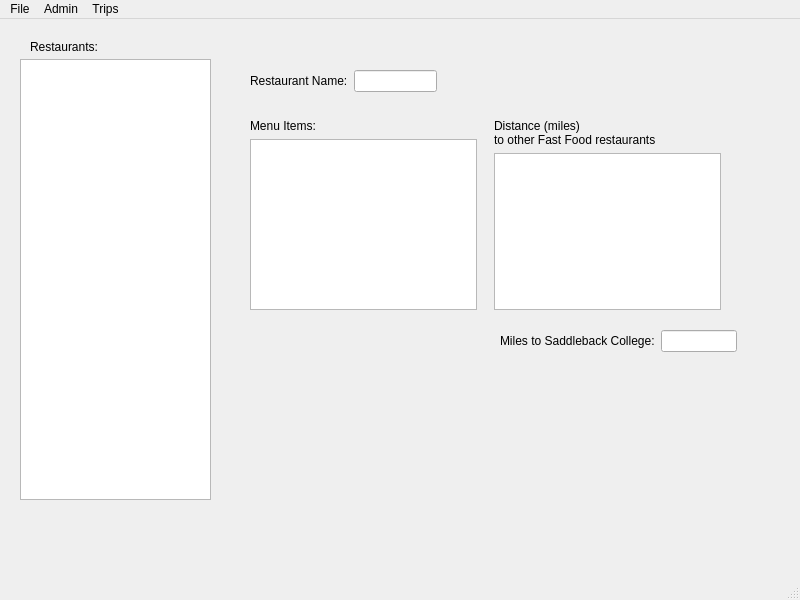
<?xml version="1.0" encoding="UTF-8"?>
<ui version="4.0">
 <class>MainWindow</class>
 <widget class="QMainWindow" name="MainWindow">
  <property name="geometry">
   <rect>
    <x>0</x>
    <y>0</y>
    <width>800</width>
    <height>600</height>
   </rect>
  </property>
  <property name="windowTitle">
   <string>MainWindow</string>
  </property>
  <widget class="QWidget" name="centralwidget">
   <widget class="QListWidget" name="listWidget">
    <property name="geometry">
     <rect>
      <x>20</x>
      <y>40</y>
      <width>191</width>
      <height>441</height>
     </rect>
    </property>
   </widget>
   <widget class="QLabel" name="label">
    <property name="geometry">
     <rect>
      <x>30</x>
      <y>20</y>
      <width>91</width>
      <height>16</height>
     </rect>
    </property>
    <property name="text">
     <string>Restaurants:</string>
    </property>
   </widget>
   <widget class="QWidget" name="">
    <property name="geometry">
     <rect>
      <x>250</x>
      <y>50</y>
      <width>187</width>
      <height>24</height>
     </rect>
    </property>
    <layout class="QHBoxLayout" name="horizontalLayout">
     <item>
      <widget class="QLabel" name="label_2">
       <property name="text">
        <string>Restaurant Name:</string>
       </property>
      </widget>
     </item>
     <item>
      <widget class="QLineEdit" name="lineEdit"/>
     </item>
    </layout>
   </widget>
   <widget class="QWidget" name="">
    <property name="geometry">
     <rect>
      <x>250</x>
      <y>100</y>
      <width>471</width>
      <height>191</height>
     </rect>
    </property>
    <layout class="QHBoxLayout" name="horizontalLayout_2">
     <item>
      <layout class="QVBoxLayout" name="verticalLayout_2">
       <item>
        <widget class="QLabel" name="label_3">
         <property name="text">
          <string>Menu Items: </string>
         </property>
        </widget>
       </item>
       <item>
        <widget class="QListView" name="listView"/>
       </item>
      </layout>
     </item>
     <item>
      <spacer name="horizontalSpacer">
       <property name="orientation">
        <enum>Qt::Horizontal</enum>
       </property>
       <property name="sizeHint" stdset="0">
        <size>
         <width>40</width>
         <height>20</height>
        </size>
       </property>
      </spacer>
     </item>
     <item>
      <layout class="QVBoxLayout" name="verticalLayout">
       <item>
        <widget class="QLabel" name="label_4">
         <property name="text">
          <string>Distance (miles)
to other Fast Food restaurants</string>
         </property>
        </widget>
       </item>
       <item>
        <widget class="QListView" name="listView_2"/>
       </item>
      </layout>
     </item>
    </layout>
   </widget>
   <widget class="QWidget" name="">
    <property name="geometry">
     <rect>
      <x>500</x>
      <y>310</y>
      <width>237</width>
      <height>24</height>
     </rect>
    </property>
    <layout class="QHBoxLayout" name="horizontalLayout_3">
     <item>
      <widget class="QLabel" name="label_5">
       <property name="text">
        <string>Miles to Saddleback College:</string>
       </property>
      </widget>
     </item>
     <item>
      <widget class="QLineEdit" name="lineEdit_2"/>
     </item>
    </layout>
   </widget>
  </widget>
  <widget class="QMenuBar" name="menubar">
   <property name="geometry">
    <rect>
     <x>0</x>
     <y>0</y>
     <width>800</width>
     <height>21</height>
    </rect>
   </property>
   <widget class="QMenu" name="menuFile">
    <property name="title">
     <string>File</string>
    </property>
    <addaction name="actionOpen_File"/>
    <addaction name="actionUpdate_List"/>
   </widget>
   <widget class="QMenu" name="menuAdmin">
    <property name="title">
     <string>Admin</string>
    </property>
    <addaction name="actionLog_in"/>
    <addaction name="actionLog_out"/>
   </widget>
   <widget class="QMenu" name="menuTrips">
    <property name="title">
     <string>Trips</string>
    </property>
    <addaction name="action10_Closest"/>
    <addaction name="actionShortest_Trip"/>
    <addaction name="actionVisit_All_12"/>
    <addaction name="actionCustom_Trip"/>
   </widget>
   <addaction name="menuFile"/>
   <addaction name="menuAdmin"/>
   <addaction name="menuTrips"/>
  </widget>
  <widget class="QStatusBar" name="statusbar"/>
  <action name="actionOpen_File">
   <property name="text">
    <string>Open File</string>
   </property>
   <property name="toolTip">
    <string>Import the Initial Restaurants</string>
   </property>
  </action>
  <action name="actionUpdate_List">
   <property name="text">
    <string>Update List</string>
   </property>
   <property name="toolTip">
    <string>Add the Extra 2 Restaurants</string>
   </property>
  </action>
  <action name="actionLog_in">
   <property name="text">
    <string>Log-in</string>
   </property>
   <property name="toolTip">
    <string>Log-in for Maintinance</string>
   </property>
  </action>
  <action name="actionLog_out">
   <property name="text">
    <string>Log-out</string>
   </property>
   <property name="toolTip">
    <string>Log-out of Maintinance</string>
   </property>
  </action>
  <action name="action10_Closest">
   <property name="text">
    <string>10 Closest</string>
   </property>
   <property name="toolTip">
    <string>Plan a Trip to the Closest 10 Restaurants</string>
   </property>
   <property name="statusTip">
    <string/>
   </property>
   <property name="whatsThis">
    <string/>
   </property>
  </action>
  <action name="actionShortest_Trip">
   <property name="text">
    <string>Shortest Trip</string>
   </property>
   <property name="toolTip">
    <string>Plan the Shortest Trip</string>
   </property>
  </action>
  <action name="actionVisit_All_12">
   <property name="text">
    <string>Visit All 12</string>
   </property>
   <property name="toolTip">
    <string>Visit All 12 Restaurants</string>
   </property>
  </action>
  <action name="actionCustom_Trip">
   <property name="text">
    <string>Custom Trip</string>
   </property>
   <property name="toolTip">
    <string>Customize a Trip to Take</string>
   </property>
  </action>
 </widget>
 <resources/>
 <connections/>
</ui>
